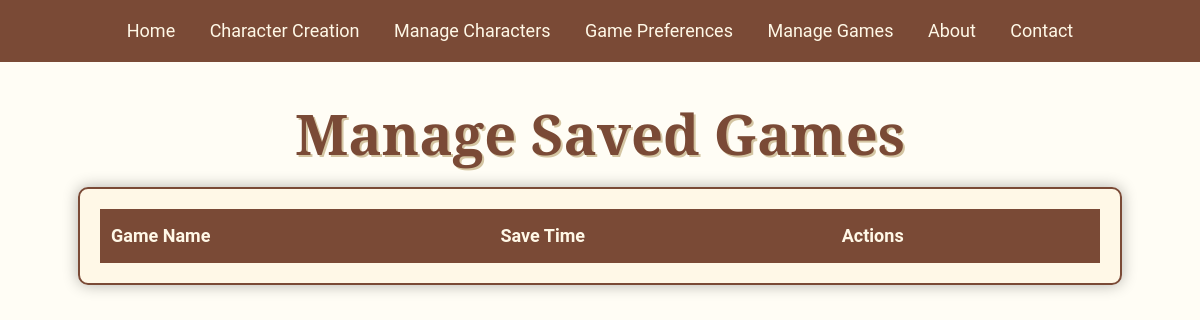
Page /manage_games on the earlier database version.
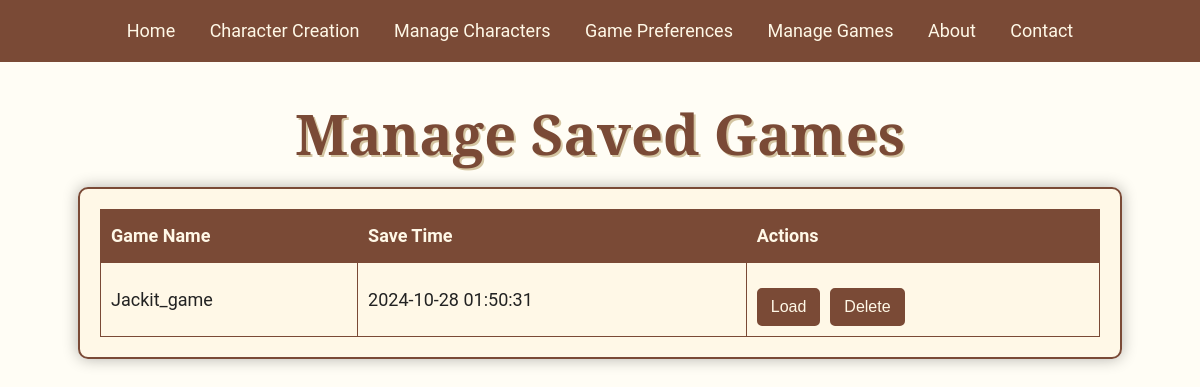
Same page on the later database version.
### models/save_game_models.py (models this page shows, shortened)
class SavedGame(db.Model):
    id = db.Column(db.Integer, primary_key=True)
    game_name = db.Column(db.String(100), nullable=False)
    user_id = db.Column(
        db.String(100), nullable=False
    )  # Replace with actual user ID if applicable
    save_time = db.Column(db.DateTime, default=datetime.utcnow)
    conversation_history = db.Column(db.Text, nullable=False)
    storyline = db.Column(db.Text, nullable=False)
    character_id = db.Column(db.Integer, db.ForeignKey("characters.id"), nullable=False)

### app.py (the view)
@app.route("/manage_games")
def manage_games():
    try:
        user_id = "default_user"  # Replace with actual user ID if applicable
        saved_games = SavedGame.query.filter_by(user_id=user_id).all()
        return render_template("manage_games.html", saved_games=saved_games)
    except Exception as e:
        app.logger.error(f"Error managing games: {e}")
        return jsonify({"status": "error", "message": "Error managing games."}), 500

### templates/manage_games.html (shortened to what this page needs)
<!DOCTYPE html>
<html lang="en">
<head>
    <link href="{{ url_for('static', filename='styles.css') }}" rel="stylesheet">
</head>
<body>
    {% include 'navbar.html' %}
    <h1>Manage Saved Games</h1>
    <div class="manage-games-container">
        <table class="game-table">
            <thead>
                <tr>
                    <th>Game Name</th>
                    <th>Save Time</th>
                    <th>Actions</th>
                </tr>
            </thead>
            <tbody>
                {% for game in saved_games %}
                <tr>
                    <td>{{ game.game_name }}</td>
                    <td>{{ game.save_time.strftime('%Y-%m-%d %H:%M:%S') }}</td>
                    <td>
                        <div class="button-container">
                            <button onclick="loadGame({{ game.id }})">Load</button>
                            <button onclick="deleteGame({{ game.id }})">Delete</button>
                        </div>
                    </td>
                </tr>
                {% endfor %}
            </tbody>
        </table>
    </div>
</body>
</html>

### templates/navbar.html
<nav class="navbar">
    <a href="/">Home</a>
    <a href="/character_creation">Character Creation</a>
    <a href="/manage_characters">Manage Characters</a>
    <a href="/game_preferences">Game Preferences</a>
    <a href="/manage_games">Manage Games</a>
    <a href="/about">About</a>
    <a href="/contact">Contact</a>
</nav>

### static/styles.css (style rules this page uses)
:root { --primary-color: #7a4a36; --secondary-color: #222222; --background-color: #fffdf5; --accent-color: #d4c5a2; --light-background-color: rgba(255, 248, 230, 0.9); --font-family: 'Roboto', sans-serif; --heading-font-family: 'Cinzel Decorative', serif; }
body { font-family: var(--font-family); background-color: var(--background-color); background-image: url('https://www.transparenttextures.com/patterns/old-mathematics.png'); color: var(--secondary-color); font-size: 18px; font-weight: 400; margin: 0; padding: 0; line-height: 1.8; }
.navbar { background-color: var(--primary-color); padding: 15px; text-align: center; }
.navbar a { color: #fff8e7; text-decoration: none; margin: 0 15px; font-size: 18px; }
h1 { font-family: var(--heading-font-family); text-align: center; color: var(--primary-color); font-size: 3.5rem; margin-bottom: 20px; line-height: 1.2; text-shadow: 2px 2px var(--accent-color); }
button { padding: 12px 25px; font-size: 18px; border: 2px solid var(--primary-color); border-radius: 5px; background-color: var(--primary-color); color: #fff8e7; cursor: pointer; transition: background-color 0.3s ease; }
.button-container { display: flex; align-items: center; gap: 10px; margin-top: 15px; }
.button-container button { margin: 0; }
.manage-games-container { width: 100%; max-width: 1000px; padding: 20px; margin: 0 auto; border: 2px solid var(--primary-color); border-radius: 10px; background-color: var(--light-background-color); box-shadow: 0 0 15px rgba(0, 0, 0, 0.3); }
.game-table { width: 100%; border-collapse: collapse; font-size: 18px; color: var(--secondary-color); }
.game-table thead { background-color: var(--primary-color); color: #fff8e7; }
.game-table th, .game-table td { padding: 10px; border: 1px solid var(--primary-color); text-align: left; }
.game-table .button-container { display: flex; gap: 10px; }
.game-table button { padding: 8px 12px; font-size: 16px; border: 2px solid var(--primary-color); border-radius: 5px; background-color: var(--primary-color); color: #fff8e7; cursor: pointer; transition: background-color 0.3s ease; }

Differences in the rows shown:
added SavedGame: game_name "Jackit_game", save_time "2024-10-28 01:50:31"
